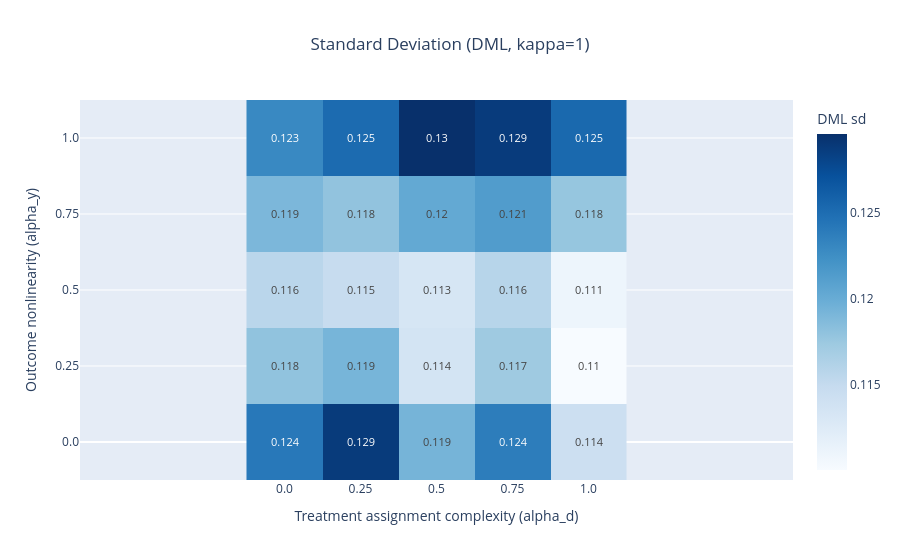

Notebook source saved alongside this figure:
### Code cell
fig = estimator_metric_heatmap(summary_df, metric="sd", estimator="DML", kappa=1)
fig.show()

### Figure 1 — Plotly figure (JSON) as saved in the notebook; plotly's stock layout.template omitted (floating-point values rounded to 4 significant figures)
{"data": [{"colorbar": {"title": {"text": "DML sd"}}, "colorscale": [[0, "rgb(247,251,255)"], [0.125, "rgb(222,235,247)"], [0.25, "rgb(198,219,239)"], [0.375, "rgb(158,202,225)"], [0.5, "rgb(107,174,214)"], [0.625, "rgb(66,146,198)"], [0.75, "rgb(33,113,181)"], [0.875, "rgb(8,81,156)"], [1, "rgb(8,48,107)"]], "hovertemplate": "alpha_d=%{x}<br>alpha_y=%{y}<br>DML sd=%{z:.4f}<extra></extra>", "text": [[0.124, 0.129, 0.119, 0.124, 0.114], [0.118, 0.119, 0.114, 0.117, 0.11], [0.116, 0.115, 0.113, 0.116, 0.111], [0.119, 0.118, 0.12, 0.121, 0.118], [0.123, 0.125, 0.13, 0.129, 0.125]], "textfont": {"size": 11}, "texttemplate": "%{text}", "type": "heatmap", "x": [0, 0.25, 0.5, 0.75, 1], "y": [0, 0.25, 0.5, 0.75, 1], "z": [[0.1242, 0.1288, 0.1193, 0.1238, 0.1143], [0.118, 0.1192, 0.1135, 0.1173, 0.11], [0.1157, 0.1148, 0.1132, 0.1158, 0.111], [0.119, 0.1179, 0.1203, 0.1214, 0.1177], [0.1229, 0.1252, 0.1296, 0.1287, 0.1253]]}], "layout": {"title": {"text": "Standard Deviation (DML, kappa=1)", "x": 0.5}, "xaxis": {"tickmode": "array", "ticktext": ["0.0", "0.25", "0.5", "0.75", "1.0"], "tickvals": [0, 0.25, 0.5, 0.75, 1], "title": {"text": "Treatment assignment complexity (alpha_d)"}}, "yaxis": {"scaleanchor": "x", "scaleratio": 1, "tickmode": "array", "ticktext": ["0.0", "0.25", "0.5", "0.75", "1.0"], "tickvals": [0, 0.25, 0.5, 0.75, 1], "title": {"text": "Outcome nonlinearity (alpha_y)"}}}}
